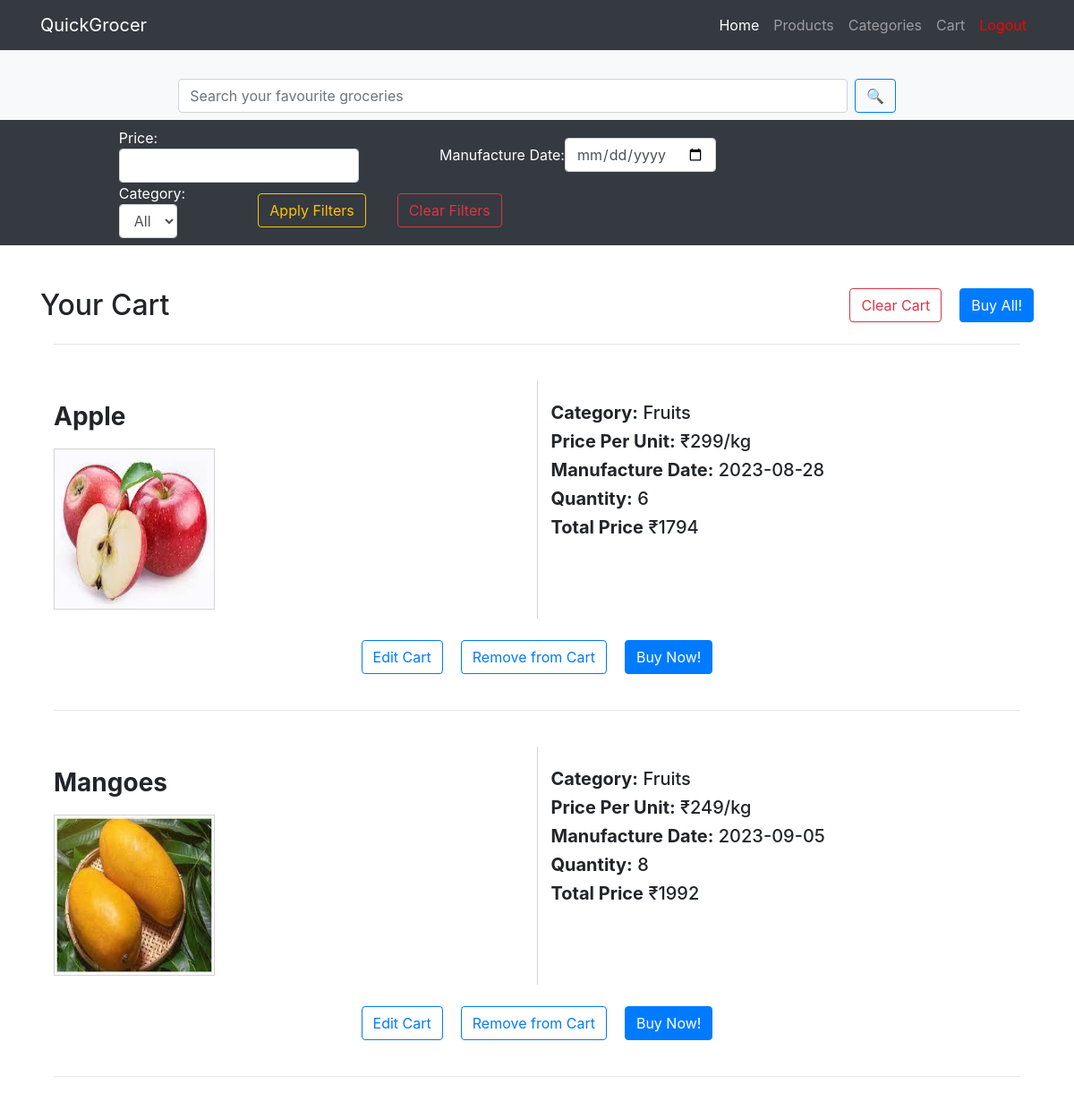
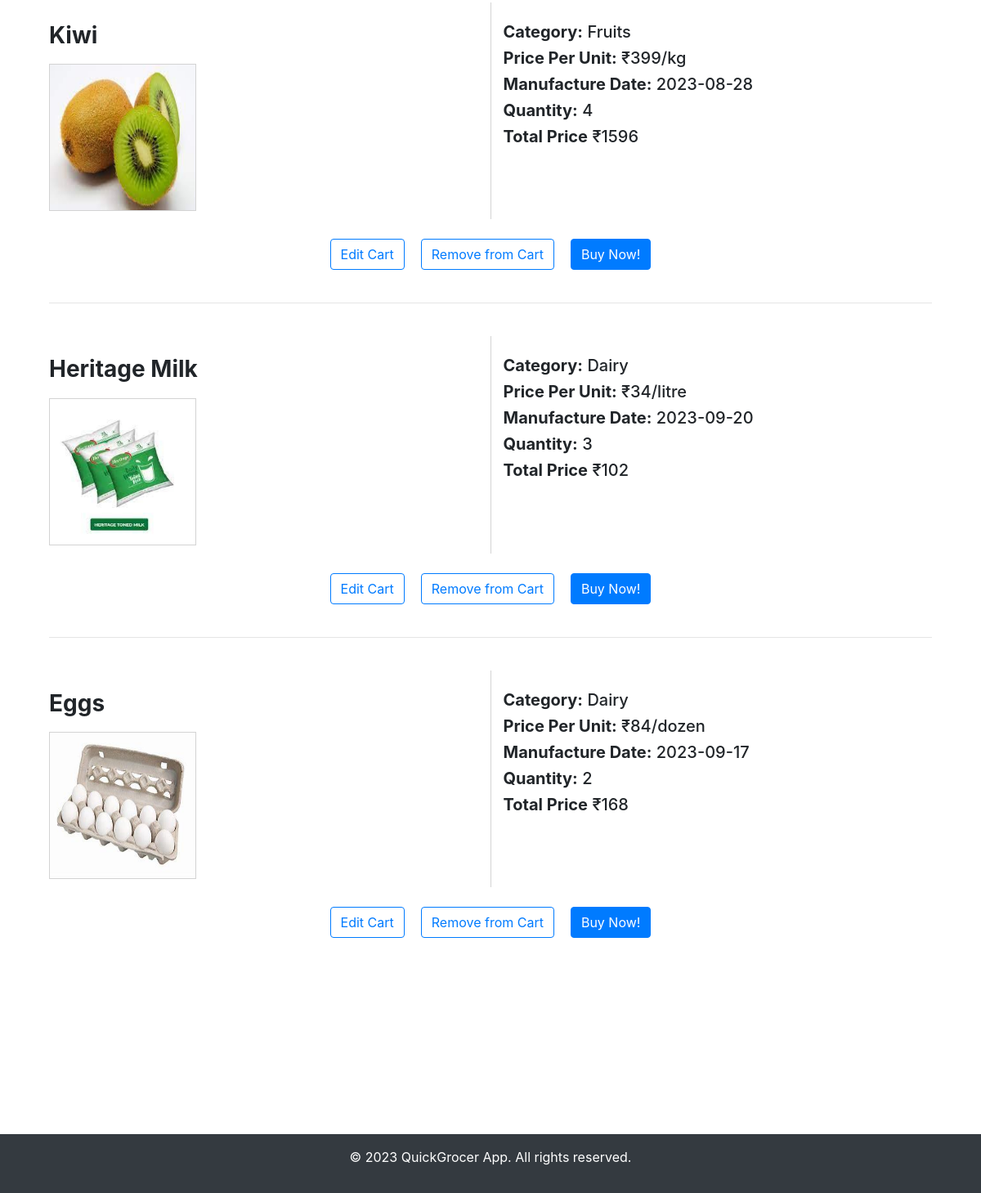
/cart (signed in), run on the app's committed database (2 pictures, top to bottom).
### application/models.py (models this page shows, shortened)
class Cart(db.Model):
    id = db.Column(db.Integer, primary_key=True)
    user_id = db.Column(db.Integer, db.ForeignKey('user.id'), nullable=False)
    prod_id = db.Column(db.Integer, db.ForeignKey('product.id'), nullable=False)
    product_quantity = db.Column(db.Integer, nullable=False)

class Product(db.Model):
    id = db.Column(db.Integer, primary_key=True)
    product_name = db.Column(db.String(80), unique=True, nullable=False)
    product_picture = db.Column(db.String(160), nullable=False, default='default.png')
    total_quantity = db.Column(db.Integer, unique=False, nullable=False)
    rate_per_unit = db.Column(db.Integer, unique=False, nullable=False)
    manufacture_date = db.Column(db.Date, unique=False, nullable=False)
    unit_id = db.Column(db.Integer, db.ForeignKey('unit.id'), nullable=False)
    category_id = db.Column(db.Integer, db.ForeignKey('category.id'), nullable=False)
    cart = db.relationship('Cart', backref='product', lazy=True)

class Category(db.Model):
    id = db.Column(db.Integer, primary_key=True)
    category_name = db.Column(db.String(80), unique=True, nullable=False)
    category_picture = db.Column(db.String(80), nullable=False, default='default.png')
    products = db.relationship('Product', backref='category', lazy=True)

class Unit(db.Model):
    id = db.Column(db.Integer, primary_key=True)
    unit_name = db.Column(db.String(80), unique=True, nullable=False)
    products = db.relationship('Product', backref='unit', lazy=True)

### application/auth_user.py (the view)
@auth_user.route('/cart')
@login_required
def cart():
    carts = Cart.query.filter_by(user_id=int(current_user.id)).all()
    return render_template('cart.html', user=current_user, carts=carts)

### application/models.py (called while the page is built)
    def is_admin(self):
        return False

### application/templates/cart.html (shortened to what this page needs)
{% extends "base.html" %}
{% block hero %} {% include "search_form.html" %} {% endblock %}
{% block content %}
<div class="row">
    <div class="col">
        <h2>Your Cart</h2>
    </div>
    <div class="col">
        <div class="d-flex justify-content-end align-items-center">
            <a
                href="{{ url_for('auth_user.remove_all_from_cart') }}"
                class="btn btn-outline-danger"
                style="margin-right: 10px"
                >Clear Cart</a
            >
            <a
                href="{{ url_for('auth_user.purchase_all') }}"
                class="btn btn-primary"
                style="margin-left: 10px"
                >Buy All!</a
            >
        </div>
    </div>
</div>
{% if carts %} {% for cart in carts %}
<div class="container">
    <hr />
    <br />
    <div class="row">
        <div class="col">
            <h3 class="mt-4">
                <strong>{{ cart.product.product_name }}</strong>
            </h3>
            <img
                src="{{ url_for('static', filename='images/' + cart.product.product_picture) }}"
                alt="product Image"
                class="img-fluid small-img" />
        </div>
        <div class="col vertical-line">
            <br />
            <h5>
                <strong>Category:</strong>
                {{ cart.product.category.category_name }}
            </h5>
            <h5>
                <strong>Price Per Unit:</strong> ₹{{ cart.product.rate_per_unit
                }}/{{ cart.product.unit.unit_name }}
            </h5>
            <h5>
                <strong>Manufacture Date:</strong> {{
                cart.product.manufacture_date }}
            </h5>
            <h5><strong>Quantity:</strong> {{ cart.product_quantity }}</h5>
            <h5>
                <strong>Total Price</strong> ₹{{ cart.product.rate_per_unit *
                cart.product_quantity }}
            </h5>
        </div>
    </div>
    <div class="row">
        <div class="col">
            <br />
            <div class="d-flex justify-content-center align-carts-center">
                <a
                    href="{{ url_for('auth_user.update_cart', cart_id=cart.id) }}"
                    class="btn btn-outline-primary"
                    style="margin-right: 10px"
                    >Edit Cart</a
                >
                <a
                    href="{{ url_for('auth_user.remove_from_cart', cart_id=cart.id) }}"
                    class="btn btn-outline-primary"
                    style="margin-left: 10px; margin-right: 10px"
                    >Remove from Cart</a
                >
                <a
                    href="{{ url_for('auth_user.purchase_cart', cart_id=cart.id) }}"
                    class="btn btn-primary"
                    style="margin-left: 10px"
                    >Buy Now!</a
                >
            </div>
        </div>
    </div>
    <br />
</div>
{% endfor %} {% endif %} {% endblock %}

### application/static/css/style.css (style rules this page uses)
.small-img { border: 1px solid lightgray; margin-top: 10px !important; margin-bottom: 10px !important; height: 180px !important; width: 180px !important; align-self: center !important; justify-content: center; }
.vertical-line { border-left: 1px solid lightgrey; padding-left: 15px; }

### data on the page
Cart: product.product_name "Apple", product_picture (picture), product.category.category_name "Fruits", product.rate_per_unit "299", product.unit.unit_name "kg", product.manufacture_date "2023-08-28", product_quantity "6", product "1794"
Cart: product.product_name "Mangoes", product_picture (picture), product.category.category_name "Fruits", product.rate_per_unit "249", product.unit.unit_name "kg", product.manufacture_date "2023-09-05", product_quantity "8", product "1992"
Cart: product.product_name "Kiwi", product_picture (picture), product.category.category_name "Fruits", product.rate_per_unit "399", product.unit.unit_name "kg", product.manufacture_date "2023-08-28", product_quantity "4", product "1596"
Cart: product.product_name "Heritage Milk", product_picture (picture), product.category.category_name "Dairy", product.rate_per_unit "34", product.unit.unit_name "litre", product.manufacture_date "2023-09-20", product_quantity "3", product "102"
Cart: product.product_name "Eggs", product_picture (picture), product.category.category_name "Dairy", product.rate_per_unit "84", product.unit.unit_name "dozen", product.manufacture_date "2023-09-17", product_quantity "2", product "168"
